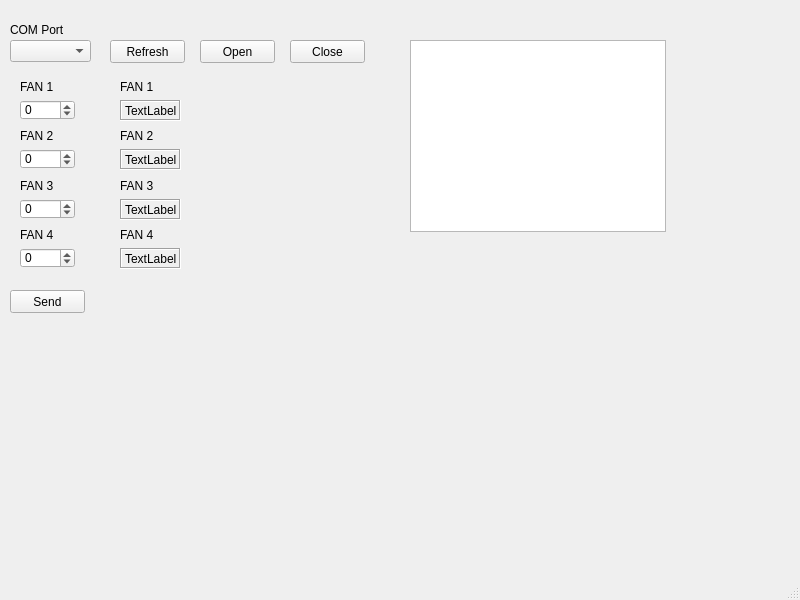
<?xml version="1.0" encoding="UTF-8"?>
<ui version="4.0">
 <class>MainWindow</class>
 <widget class="QMainWindow" name="MainWindow">
  <property name="geometry">
   <rect>
    <x>0</x>
    <y>0</y>
    <width>800</width>
    <height>600</height>
   </rect>
  </property>
  <property name="windowTitle">
   <string>MainWindow</string>
  </property>
  <widget class="QWidget" name="centralwidget">
   <widget class="QPushButton" name="sendButton">
    <property name="geometry">
     <rect>
      <x>10</x>
      <y>290</y>
      <width>75</width>
      <height>23</height>
     </rect>
    </property>
    <property name="text">
     <string>Send</string>
    </property>
   </widget>
   <widget class="QWidget" name="verticalLayoutWidget">
    <property name="geometry">
     <rect>
      <x>10</x>
      <y>80</y>
      <width>81</width>
      <height>191</height>
     </rect>
    </property>
    <layout class="QVBoxLayout" name="verticalLayout">
     <item>
      <widget class="QWidget" name="widget_5" native="true">
       <widget class="QSpinBox" name="spinBox_fan1">
        <property name="geometry">
         <rect>
          <x>10</x>
          <y>20</y>
          <width>55</width>
          <height>20</height>
         </rect>
        </property>
        <property name="minimum">
         <number>-32768</number>
        </property>
        <property name="maximum">
         <number>32767</number>
        </property>
        <property name="displayIntegerBase">
         <number>10</number>
        </property>
       </widget>
       <widget class="QLabel" name="label_6">
        <property name="geometry">
         <rect>
          <x>10</x>
          <y>0</y>
          <width>47</width>
          <height>13</height>
         </rect>
        </property>
        <property name="text">
         <string>FAN 1</string>
        </property>
       </widget>
      </widget>
     </item>
     <item>
      <widget class="QWidget" name="widget_3" native="true">
       <widget class="QSpinBox" name="spinBox_fan2">
        <property name="geometry">
         <rect>
          <x>10</x>
          <y>20</y>
          <width>55</width>
          <height>20</height>
         </rect>
        </property>
        <property name="minimum">
         <number>-32768</number>
        </property>
        <property name="maximum">
         <number>32767</number>
        </property>
        <property name="displayIntegerBase">
         <number>10</number>
        </property>
       </widget>
       <widget class="QLabel" name="label_4">
        <property name="geometry">
         <rect>
          <x>10</x>
          <y>0</y>
          <width>47</width>
          <height>13</height>
         </rect>
        </property>
        <property name="text">
         <string>FAN 2</string>
        </property>
       </widget>
      </widget>
     </item>
     <item>
      <widget class="QWidget" name="widget_4" native="true">
       <widget class="QSpinBox" name="spinBox_fan3">
        <property name="geometry">
         <rect>
          <x>10</x>
          <y>20</y>
          <width>55</width>
          <height>20</height>
         </rect>
        </property>
        <property name="minimum">
         <number>-32768</number>
        </property>
        <property name="maximum">
         <number>32767</number>
        </property>
        <property name="displayIntegerBase">
         <number>10</number>
        </property>
       </widget>
       <widget class="QLabel" name="label_5">
        <property name="geometry">
         <rect>
          <x>10</x>
          <y>0</y>
          <width>47</width>
          <height>13</height>
         </rect>
        </property>
        <property name="text">
         <string>FAN 3</string>
        </property>
       </widget>
      </widget>
     </item>
     <item>
      <widget class="QWidget" name="widget" native="true">
       <widget class="QSpinBox" name="spinBox_fan4">
        <property name="geometry">
         <rect>
          <x>10</x>
          <y>20</y>
          <width>55</width>
          <height>20</height>
         </rect>
        </property>
        <property name="minimum">
         <number>-32768</number>
        </property>
        <property name="maximum">
         <number>32767</number>
        </property>
        <property name="displayIntegerBase">
         <number>10</number>
        </property>
       </widget>
       <widget class="QLabel" name="label_2">
        <property name="geometry">
         <rect>
          <x>10</x>
          <y>0</y>
          <width>47</width>
          <height>13</height>
         </rect>
        </property>
        <property name="text">
         <string>FAN 4</string>
        </property>
       </widget>
      </widget>
     </item>
    </layout>
   </widget>
   <widget class="QWidget" name="verticalLayoutWidget_2">
    <property name="geometry">
     <rect>
      <x>110</x>
      <y>80</y>
      <width>81</width>
      <height>191</height>
     </rect>
    </property>
    <layout class="QVBoxLayout" name="verticalLayout_2">
     <item>
      <widget class="QWidget" name="widget_8" native="true">
       <widget class="QLabel" name="label_fan1">
        <property name="geometry">
         <rect>
          <x>10</x>
          <y>20</y>
          <width>61</width>
          <height>21</height>
         </rect>
        </property>
        <property name="frameShape">
         <enum>QFrame::Box</enum>
        </property>
        <property name="frameShadow">
         <enum>QFrame::Sunken</enum>
        </property>
        <property name="text">
         <string>TextLabel</string>
        </property>
       </widget>
       <widget class="QLabel" name="label_12">
        <property name="geometry">
         <rect>
          <x>10</x>
          <y>0</y>
          <width>47</width>
          <height>13</height>
         </rect>
        </property>
        <property name="text">
         <string>FAN 1</string>
        </property>
       </widget>
      </widget>
     </item>
     <item>
      <widget class="QWidget" name="widget_6" native="true">
       <widget class="QLabel" name="label_fan2">
        <property name="geometry">
         <rect>
          <x>10</x>
          <y>20</y>
          <width>61</width>
          <height>21</height>
         </rect>
        </property>
        <property name="frameShape">
         <enum>QFrame::Box</enum>
        </property>
        <property name="frameShadow">
         <enum>QFrame::Sunken</enum>
        </property>
        <property name="text">
         <string>TextLabel</string>
        </property>
       </widget>
       <widget class="QLabel" name="label_8">
        <property name="geometry">
         <rect>
          <x>10</x>
          <y>0</y>
          <width>47</width>
          <height>13</height>
         </rect>
        </property>
        <property name="text">
         <string>FAN 2</string>
        </property>
       </widget>
      </widget>
     </item>
     <item>
      <widget class="QWidget" name="widget_2" native="true">
       <widget class="QLabel" name="label_fan3">
        <property name="geometry">
         <rect>
          <x>10</x>
          <y>20</y>
          <width>61</width>
          <height>21</height>
         </rect>
        </property>
        <property name="frameShape">
         <enum>QFrame::Box</enum>
        </property>
        <property name="frameShadow">
         <enum>QFrame::Sunken</enum>
        </property>
        <property name="text">
         <string>TextLabel</string>
        </property>
       </widget>
       <widget class="QLabel" name="label_3">
        <property name="geometry">
         <rect>
          <x>10</x>
          <y>0</y>
          <width>47</width>
          <height>13</height>
         </rect>
        </property>
        <property name="text">
         <string>FAN 3</string>
        </property>
       </widget>
      </widget>
     </item>
     <item>
      <widget class="QWidget" name="widget_7" native="true">
       <widget class="QLabel" name="label_fan4">
        <property name="geometry">
         <rect>
          <x>10</x>
          <y>20</y>
          <width>61</width>
          <height>21</height>
         </rect>
        </property>
        <property name="frameShape">
         <enum>QFrame::Box</enum>
        </property>
        <property name="frameShadow">
         <enum>QFrame::Sunken</enum>
        </property>
        <property name="text">
         <string>TextLabel</string>
        </property>
       </widget>
       <widget class="QLabel" name="label_10">
        <property name="geometry">
         <rect>
          <x>10</x>
          <y>0</y>
          <width>47</width>
          <height>13</height>
         </rect>
        </property>
        <property name="text">
         <string>FAN 4</string>
        </property>
       </widget>
      </widget>
     </item>
    </layout>
   </widget>
   <widget class="QComboBox" name="comPort">
    <property name="geometry">
     <rect>
      <x>10</x>
      <y>40</y>
      <width>81</width>
      <height>22</height>
     </rect>
    </property>
   </widget>
   <widget class="QLabel" name="label_13">
    <property name="geometry">
     <rect>
      <x>10</x>
      <y>20</y>
      <width>71</width>
      <height>20</height>
     </rect>
    </property>
    <property name="text">
     <string>COM Port</string>
    </property>
   </widget>
   <widget class="QPushButton" name="refreshButton">
    <property name="geometry">
     <rect>
      <x>110</x>
      <y>40</y>
      <width>75</width>
      <height>23</height>
     </rect>
    </property>
    <property name="text">
     <string>Refresh</string>
    </property>
   </widget>
   <widget class="QGraphicsView" name="graphicsView">
    <property name="geometry">
     <rect>
      <x>410</x>
      <y>40</y>
      <width>256</width>
      <height>192</height>
     </rect>
    </property>
   </widget>
   <widget class="QPushButton" name="openButton">
    <property name="geometry">
     <rect>
      <x>200</x>
      <y>40</y>
      <width>75</width>
      <height>23</height>
     </rect>
    </property>
    <property name="text">
     <string>Open</string>
    </property>
   </widget>
   <widget class="QPushButton" name="closeButton">
    <property name="geometry">
     <rect>
      <x>290</x>
      <y>40</y>
      <width>75</width>
      <height>23</height>
     </rect>
    </property>
    <property name="text">
     <string>Close</string>
    </property>
   </widget>
   <widget class="QWidget" name="verticalLayoutWidget_3">
    <property name="geometry">
     <rect>
      <x>210</x>
      <y>80</y>
      <width>111</width>
      <height>191</height>
     </rect>
    </property>
    <layout class="QVBoxLayout" name="verticalLayout_output"/>
   </widget>
  </widget>
  <widget class="QMenuBar" name="menubar">
   <property name="geometry">
    <rect>
     <x>0</x>
     <y>0</y>
     <width>800</width>
     <height>21</height>
    </rect>
   </property>
  </widget>
  <widget class="QStatusBar" name="statusbar"/>
 </widget>
 <resources/>
 <connections/>
</ui>
